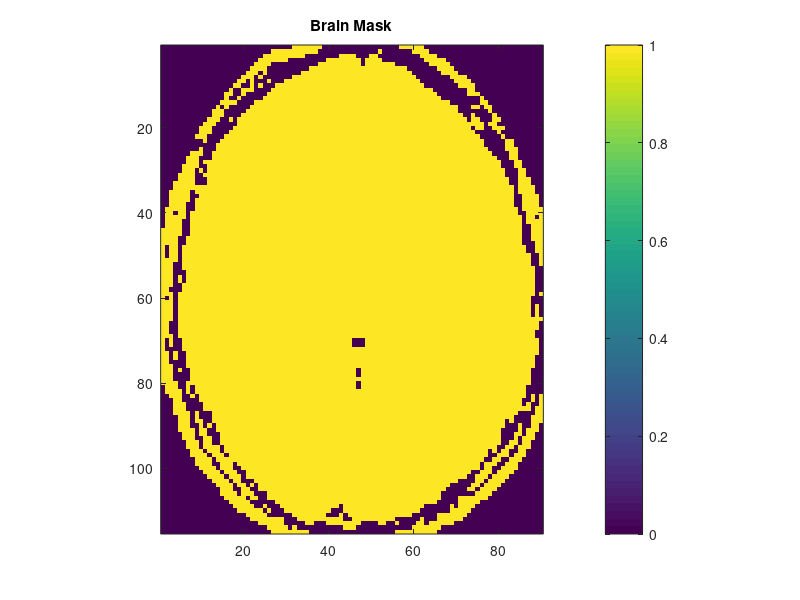

This chart was generated by the following MATLAB code: (Note: this script raises an error after producing the figure.)
clear; clf;
% Parameters

% Generated with a gcv score test (will be added in future)
epsilon = 0.45;
rho = 1e-9;

plot_brain_mask = true;
plot_gradient_directions = true;

% END Parameters

% Load data from file
load partI.mat
whos

% Construct linear DTI system
A1 = g .* g;
A2 = 2 * [g(:,1).*g(:,2), g(:,1).*g(:,3), g(:,2).*g(:,3)];
A = [A1, A2];   % 64 x 6

% Brain mask
mask = S0 > 0.05 * max(S0(:));

if (plot_brain_mask)
    figure;
    imagesc(mask);
    axis image;
    colorbar;
    title("Brain Mask");
end

[D_field, D_tensor] = make_diffusion_tensor(S, S0, g, b);

if (plot_gradient_directions)
    figure
    quiver3(0*g(:,1),0*g(:,1),0*g(:,1),g(:,1),g(:,2),g(:,3))
    axis vis3d
    xlabel x
    ylabel y
    zlabel z
    title('Gradient pulse directions g_i')
end

% Coordinates
[nx, ny, ~] = size(S);
[X, Y] = ndgrid(1:nx, 1:ny);
all_points = [X(:), Y(:)];
mask_vector = mask(:);

points = all_points(mask_vector, :);
[A_data, A_pred] = construct_gaussian_rbf(points, epsilon, rho, D_tensor);
D_fit = construct_fitted_tensors(S, points, A_pred);
